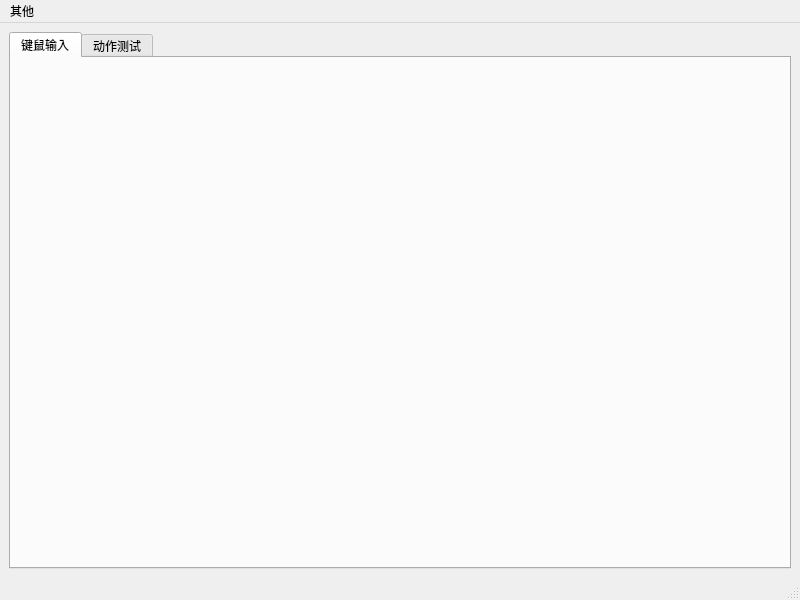
<?xml version="1.0" encoding="UTF-8"?>
<ui version="4.0">
 <class>MainWindow</class>
 <widget class="QMainWindow" name="MainWindow">
  <property name="geometry">
   <rect>
    <x>0</x>
    <y>0</y>
    <width>800</width>
    <height>600</height>
   </rect>
  </property>
  <property name="windowTitle">
   <string>BDO Suffering 辅助开发工具</string>
  </property>
  <widget class="QWidget" name="centralwidget">
   <layout class="QHBoxLayout" name="horizontalLayout">
    <item>
     <layout class="QVBoxLayout" name="MainLayout">
      <item>
       <widget class="QTabWidget" name="ActionTestTab_2">
        <property name="currentIndex">
         <number>0</number>
        </property>
        <widget class="QWidget" name="DeviceInputTab">
         <attribute name="title">
          <string>键鼠输入</string>
         </attribute>
         <layout class="QVBoxLayout" name="verticalLayout_3">
          <item>
           <layout class="QVBoxLayout" name="DeviceInputTabLayout"/>
          </item>
         </layout>
        </widget>
        <widget class="QWidget" name="ActionTestTab">
         <attribute name="title">
          <string>动作测试</string>
         </attribute>
         <layout class="QVBoxLayout" name="verticalLayout_5">
          <item>
           <layout class="QVBoxLayout" name="ActionTestTabLayout"/>
          </item>
         </layout>
        </widget>
       </widget>
      </item>
     </layout>
    </item>
   </layout>
  </widget>
  <widget class="QMenuBar" name="menubar">
   <property name="geometry">
    <rect>
     <x>0</x>
     <y>0</y>
     <width>800</width>
     <height>22</height>
    </rect>
   </property>
   <widget class="QMenu" name="menu">
    <property name="title">
     <string>其他</string>
    </property>
    <addaction name="separator"/>
    <addaction name="actionAbout"/>
   </widget>
   <addaction name="menu"/>
  </widget>
  <widget class="QStatusBar" name="statusbar"/>
  <action name="actionAbout">
   <property name="text">
    <string>关于</string>
   </property>
  </action>
 </widget>
 <resources/>
 <connections/>
</ui>
